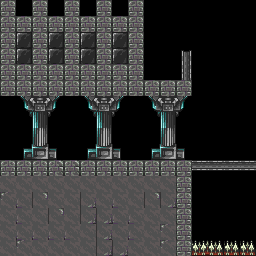

Below is a game level as drawn by its tile map, then a one-line description and the .tmx file that defines it, in full:
An orthogonal 16x16 tile map with 16x16 px tiles, 1 tile layer (Calque de Tile 1).

<map version="1.2" tiledversion="1.2.2" orientation="orthogonal" renderorder="right-down" width="16" height="16" tilewidth="16" tileheight="16" infinite="0" nextlayerid="2" nextobjectid="1">
 <tileset firstgid="1" source="../tileset.tsx" />
 <layer id="1" name="Calque de Tile 1" width="16" height="16">
  <data encoding="csv">
27,0,27,0,27,0,27,0,27,0,0,0,0,0,0,0,
27,27,27,27,27,27,27,27,27,0,0,0,0,0,0,0,
27,37,27,37,27,37,27,37,27,0,0,0,0,0,0,0,
27,37,27,37,27,37,27,37,27,0,0,2684354581,0,0,0,0,
27,27,27,27,27,27,27,27,27,0,0,2684354582,0,0,0,0,
27,27,27,27,27,27,27,27,27,27,27,27,0,0,0,0,
0,83,84,85,0,83,84,85,54,83,84,85,0,0,0,0,
0,99,116,101,0,99,116,101,0,99,116,101,0,0,0,0,
0,0,148,0,0,0,148,0,0,0,148,0,0,0,0,0,
0,163,164,165,0,163,164,165,0,163,164,165,0,98,98,98,
27,27,27,11,11,27,27,27,27,27,27,27,22,22,22,22,
25,25,25,25,25,25,25,25,25,25,25,27,0,0,0,0,
89,73,88,25,25,72,25,73,25,88,72,27,0,0,0,0,
25,73,25,88,25,72,72,73,73,25,25,27,0,0,0,0,
25,73,73,73,73,25,72,25,73,25,89,27,0,0,0,0,
25,89,25,25,25,25,72,72,25,25,89,27,227,228,228,228
</data>
 </layer>
</map>
